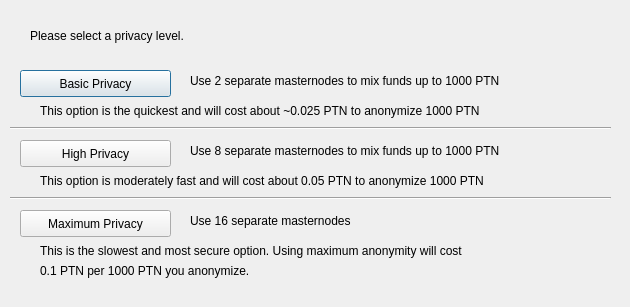
<?xml version="1.0" encoding="UTF-8"?>
<ui version="4.0">
 <class>DarksendConfig</class>
 <widget class="QDialog" name="DarksendConfig">
  <property name="geometry">
   <rect>
    <x>0</x>
    <y>0</y>
    <width>630</width>
    <height>307</height>
   </rect>
  </property>
  <property name="windowTitle">
   <string>Configure Darksend</string>
  </property>
  <widget class="QPushButton" name="buttonBasic">
   <property name="geometry">
    <rect>
     <x>20</x>
     <y>70</y>
     <width>151</width>
     <height>27</height>
    </rect>
   </property>
   <property name="text">
    <string>Basic Privacy</string>
   </property>
  </widget>
  <widget class="QPushButton" name="buttonHigh">
   <property name="geometry">
    <rect>
     <x>20</x>
     <y>140</y>
     <width>151</width>
     <height>27</height>
    </rect>
   </property>
   <property name="text">
    <string>High Privacy</string>
   </property>
  </widget>
  <widget class="QPushButton" name="buttonMax">
   <property name="geometry">
    <rect>
     <x>20</x>
     <y>210</y>
     <width>151</width>
     <height>27</height>
    </rect>
   </property>
   <property name="text">
    <string>Maximum Privacy</string>
   </property>
  </widget>
  <widget class="QLabel" name="label">
   <property name="geometry">
    <rect>
     <x>30</x>
     <y>20</y>
     <width>571</width>
     <height>31</height>
    </rect>
   </property>
   <property name="text">
    <string>Please select a privacy level.</string>
   </property>
  </widget>
  <widget class="QLabel" name="label_2">
   <property name="geometry">
    <rect>
     <x>190</x>
     <y>70</y>
     <width>421</width>
     <height>21</height>
    </rect>
   </property>
   <property name="text">
    <string>Use 2 separate masternodes to mix funds up to 1000 PTN</string>
   </property>
  </widget>
  <widget class="QLabel" name="label_3">
   <property name="geometry">
    <rect>
     <x>190</x>
     <y>140</y>
     <width>411</width>
     <height>21</height>
    </rect>
   </property>
   <property name="text">
    <string>Use 8 separate masternodes to mix funds up to 1000 PTN</string>
   </property>
  </widget>
  <widget class="QLabel" name="label_4">
   <property name="geometry">
    <rect>
     <x>190</x>
     <y>210</y>
     <width>421</width>
     <height>21</height>
    </rect>
   </property>
   <property name="text">
    <string>Use 16 separate masternodes</string>
   </property>
  </widget>
  <widget class="QLabel" name="label_6">
   <property name="geometry">
    <rect>
     <x>40</x>
     <y>100</y>
     <width>561</width>
     <height>21</height>
    </rect>
   </property>
   <property name="text">
    <string>This option is the quickest and will cost about ~0.025 PTN to anonymize 1000 PTN</string>
   </property>
  </widget>
  <widget class="QLabel" name="label_7">
   <property name="geometry">
    <rect>
     <x>40</x>
     <y>170</y>
     <width>561</width>
     <height>21</height>
    </rect>
   </property>
   <property name="text">
    <string>This option is moderately fast and will cost about 0.05 PTN to anonymize 1000 PTN</string>
   </property>
  </widget>
  <widget class="QLabel" name="label_8">
   <property name="geometry">
    <rect>
     <x>40</x>
     <y>240</y>
     <width>561</width>
     <height>21</height>
    </rect>
   </property>
   <property name="text">
    <string>This is the slowest and most secure option. Using maximum anonymity will cost</string>
   </property>
  </widget>
  <widget class="QLabel" name="label_9">
   <property name="geometry">
    <rect>
     <x>40</x>
     <y>260</y>
     <width>561</width>
     <height>21</height>
    </rect>
   </property>
   <property name="text">
    <string>0.1 PTN per 1000 PTN you anonymize.</string>
   </property>
  </widget>
  <widget class="Line" name="line">
   <property name="geometry">
    <rect>
     <x>10</x>
     <y>120</y>
     <width>601</width>
     <height>16</height>
    </rect>
   </property>
   <property name="orientation">
    <enum>Qt::Horizontal</enum>
   </property>
  </widget>
  <widget class="Line" name="line_2">
   <property name="geometry">
    <rect>
     <x>10</x>
     <y>190</y>
     <width>601</width>
     <height>16</height>
    </rect>
   </property>
   <property name="orientation">
    <enum>Qt::Horizontal</enum>
   </property>
  </widget>
 </widget>
 <resources/>
 <connections/>
</ui>
